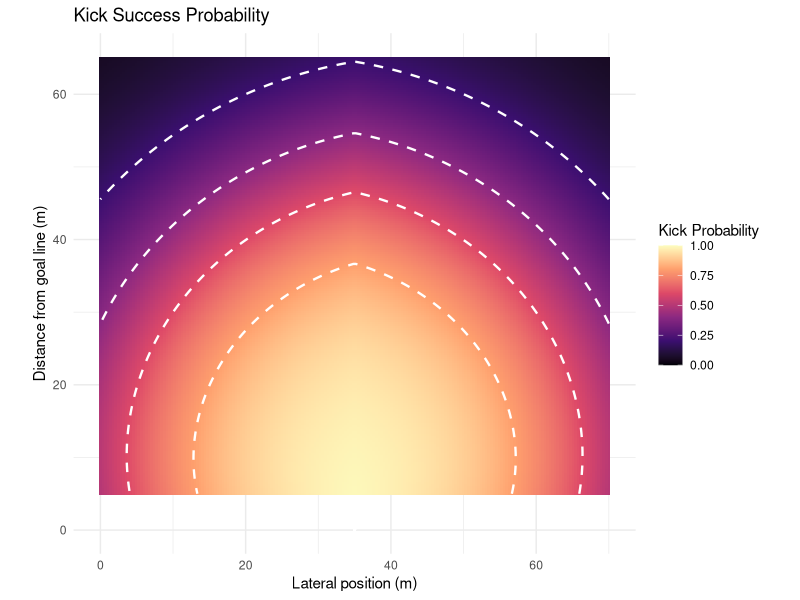
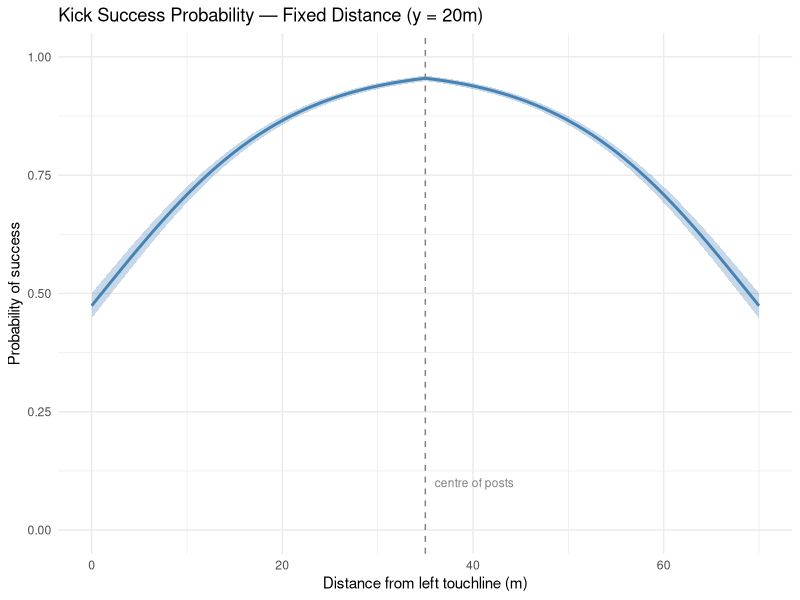
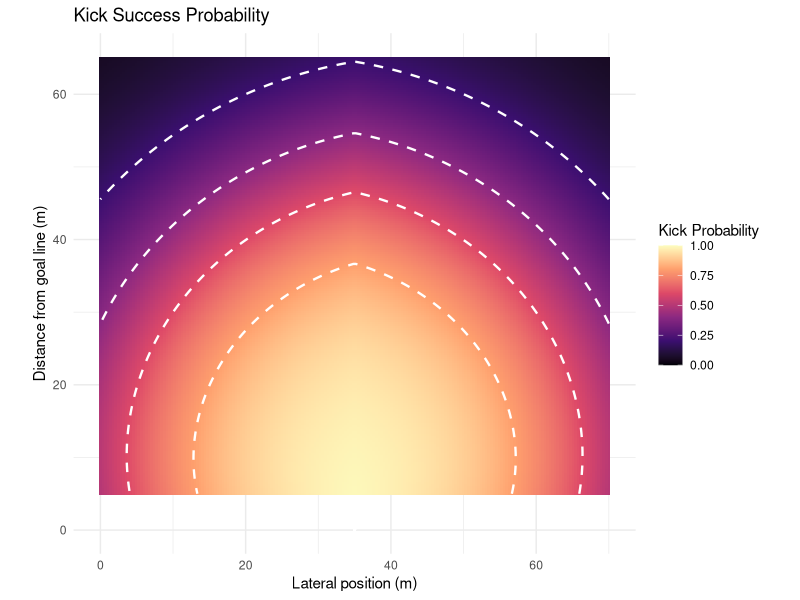
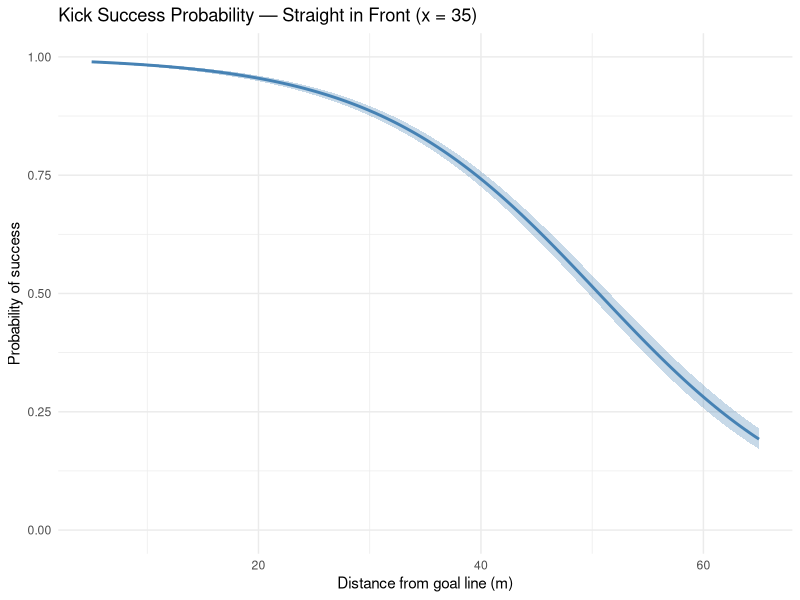
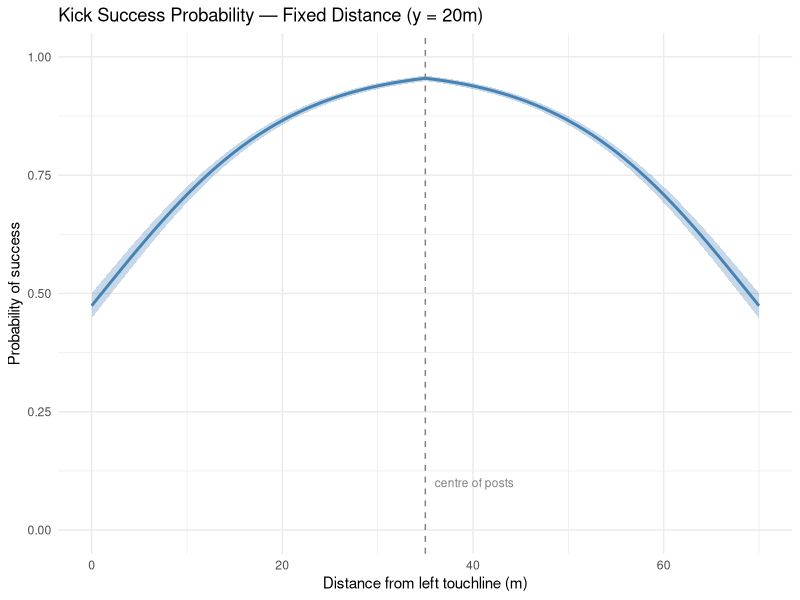

Reproduce these figures in R, in order.
# run from project root; standalone (loads GAM from data/)
library(mgcv)
library(tidyverse)
library(tidyr)
library(dplyr)
library(ggplot2)

###############################
### KICKING EXPECTED POINTS ###
###############################

# Load in Penalty Estimated Success Prob

kick_data <- read.csv("data/Goal kicking data.csv")

# Defining Variables

# X1.Metres = distance from left touchline
# Y1.Metres = distance from kicker's team goalline

# Renaming to x and y

kick_data <- kick_data %>%
  rename(x = X1.Metres) %>%
  mutate(
    y = 100 - Y1.Metres
  )

# Filtering for penalty kicks
  
kick_data <- kick_data %>%
  filter(Type == 2)

# Defining makes or misses
kick_data <- kick_data %>%
  mutate(make = ifelse(Quality == 1, 1, 0))

# Filtering for columns that I need

kick_data_small <- kick_data %>%
  select(x, y, make, Distance, PlayerID)

# Computing angle of each kick

kick_data_small <- kick_data_small %>%
  mutate(
    angle = atan2(abs(x - 35), y) * (180 / pi)
  )

# Simple Model

model <- glm(make ~ angle + Distance, 
             family = binomial(link = "logit"), 
             data = kick_data_small)

summary(model)

# Confidence intervals for coefficients
confint(model)

# Predicted probabilities with uncertainty
pred <- predict(model, type = "response", se.fit = TRUE)
kick_data$fitted_prob <- pred$fit
kick_data$lower <- pred$fit - 1.96 * pred$se.fit
kick_data$upper <- pred$fit + 1.96 * pred$se.fit


# Grid of x and y values
grid <- expand.grid(
  x = seq(0, 70, length.out = 200),
  y = seq(5, 65, length.out = 200)
)

# Compute angle and distance to posts (x=35, y=0)
grid <- grid %>%
  mutate(
    angle = atan2(abs(x - 35), y) * (180 / pi),
    Distance = sqrt((x - 35)^2 + y^2)
  )

# Predict probabilities
grid$prob <- predict(model, newdata = grid, type = "response")

# Turn into Expected Points
grid$expected_points <- 3*grid$prob

# Contour thresholds
thresholds <- c(0.2, 0.4, 0.6, 0.8)

# Plot
kick_prob_plot <- ggplot(grid, aes(x = x, y = y, fill = prob)) +
  geom_tile() +
  geom_contour(aes(z = prob),
               breaks = thresholds,
               color = "white",
               linewidth = 0.8,
               linetype = "dashed") +
  scale_fill_viridis_c(option = "magma", name = "Kick Probability",
                       limits = c(0, 1)) +
  geom_point(aes(x = 35, y = 0), color = "white", size = 3, shape = 4) +
  coord_fixed() +
  labs(
    title = "Kick Success Probability",
    x = "Lateral position (m)",
    y = "Distance from goal line (m)"
  ) +
  theme_minimal()

kick_prob_plot

ggsave("plots/kick_prob_plot.png", kick_prob_plot,
       width = 10, height = 8, dpi = 300)

# Showing confidence interval

# Cross section: straight in front of posts (x = 35), vary distance
cross_section <- data.frame(
  y = seq(5, 65, length.out = 200),
  x = 35
) %>%
  mutate(
    angle = atan2(abs(x - 35), y) * (180 / pi),
    Distance = sqrt((x - 35)^2 + y^2)
  )

# Predict with standard errors (on log-odds scale, then transform)
pred <- predict(model, newdata = cross_section, type = "link", se.fit = TRUE)

cross_section <- cross_section %>%
  mutate(
    fit_logit = pred$fit,
    se = pred$se.fit,
    prob = plogis(fit_logit),
    lower = plogis(fit_logit - 1.96 * se),
    upper = plogis(fit_logit + 1.96 * se)
  )

# Plot
cross_section_plot <- ggplot(cross_section, aes(x = y)) +
  geom_ribbon(aes(ymin = lower, ymax = upper), fill = "steelblue", alpha = 0.3) +
  geom_line(aes(y = prob), color = "steelblue", linewidth = 1) +
  labs(
    title = "Kick Success Probability — Straight in Front (x = 35)",
    x = "Distance from goal line (m)",
    y = "Probability of success"
  ) +
  scale_y_continuous(limits = c(0, 1)) +
  theme_minimal()

ggsave("plots/cross_section_plot.png", cross_section_plot,
       width = 10, height = 8, dpi = 300)

# Cross section: fix y = 20, vary x from 0 to 70

cross_section_angle <- data.frame(
  x = seq(0, 70, length.out = 200),
  y = 20
) %>%
  mutate(
    angle = atan2(abs(x - 35), y) * (180 / pi),
    Distance = sqrt((x - 35)^2 + y^2)
  )

# Predict with standard errors (on log-odds scale, then transform)
pred_angle <- predict(model, newdata = cross_section_angle, type = "link", se.fit = TRUE)

cross_section_angle <- cross_section_angle %>%
  mutate(
    fit_logit = pred_angle$fit,
    se = pred_angle$se.fit,
    prob = plogis(fit_logit),
    lower = plogis(fit_logit - 1.96 * se),
    upper = plogis(fit_logit + 1.96 * se)
  )

# Plot
cross_section_angle_plot <- ggplot(cross_section_angle, aes(x = x)) +
  geom_ribbon(aes(ymin = lower, ymax = upper), fill = "steelblue", alpha = 0.3) +
  geom_line(aes(y = prob), color = "steelblue", linewidth = 1) +
  geom_vline(xintercept = 35, linetype = "dashed", color = "gray50") +
  annotate("text", x = 36, y = 0.1, label = "centre of posts", 
           hjust = 0, color = "gray50", size = 3) +
  labs(
    title = "Kick Success Probability — Fixed Distance (y = 20m)",
    x = "Distance from left touchline (m)",
    y = "Probability of success"
  ) +
  scale_y_continuous(limits = c(0, 1)) +
  theme_minimal()

cross_section_angle_plot

ggsave("plots/cross_section_angle_plot.png", cross_section_angle_plot,
       width = 10, height = 8, dpi = 300)
